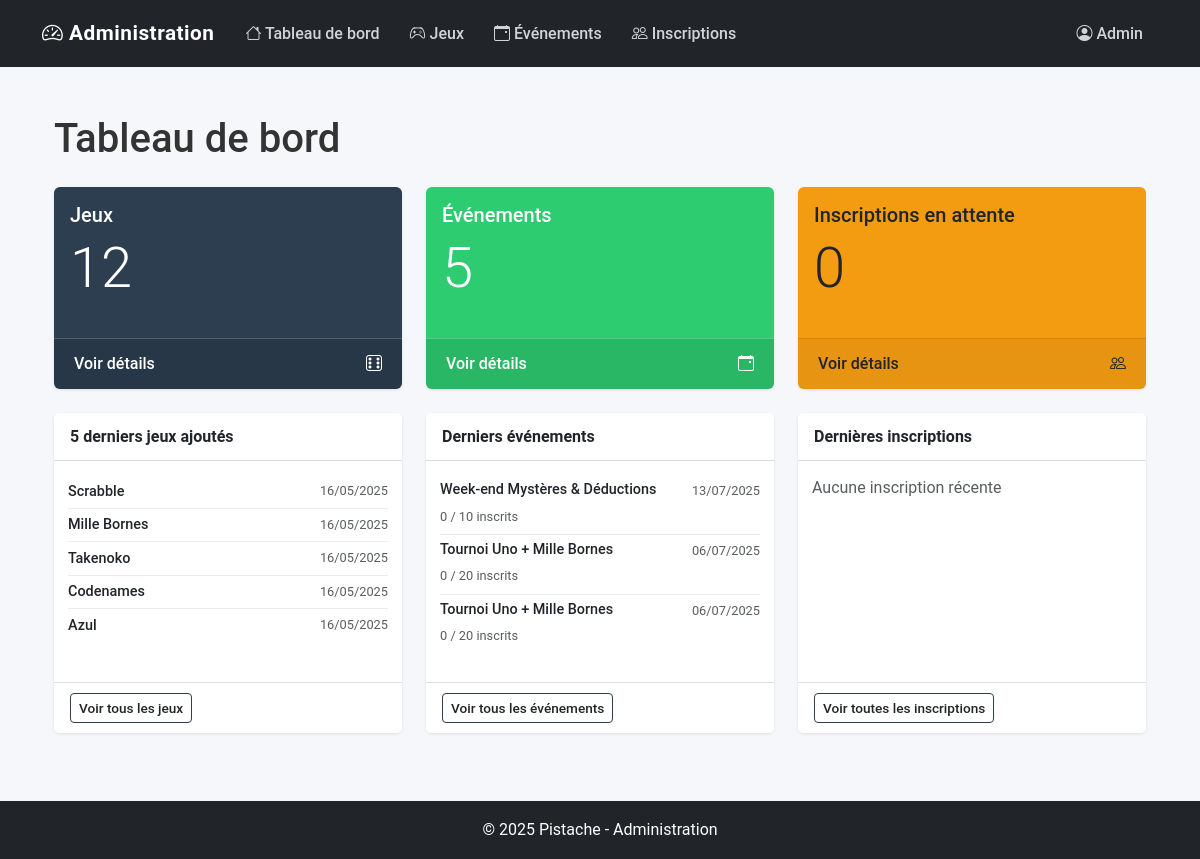
The app's page /admin/index.php (signed in), older data.
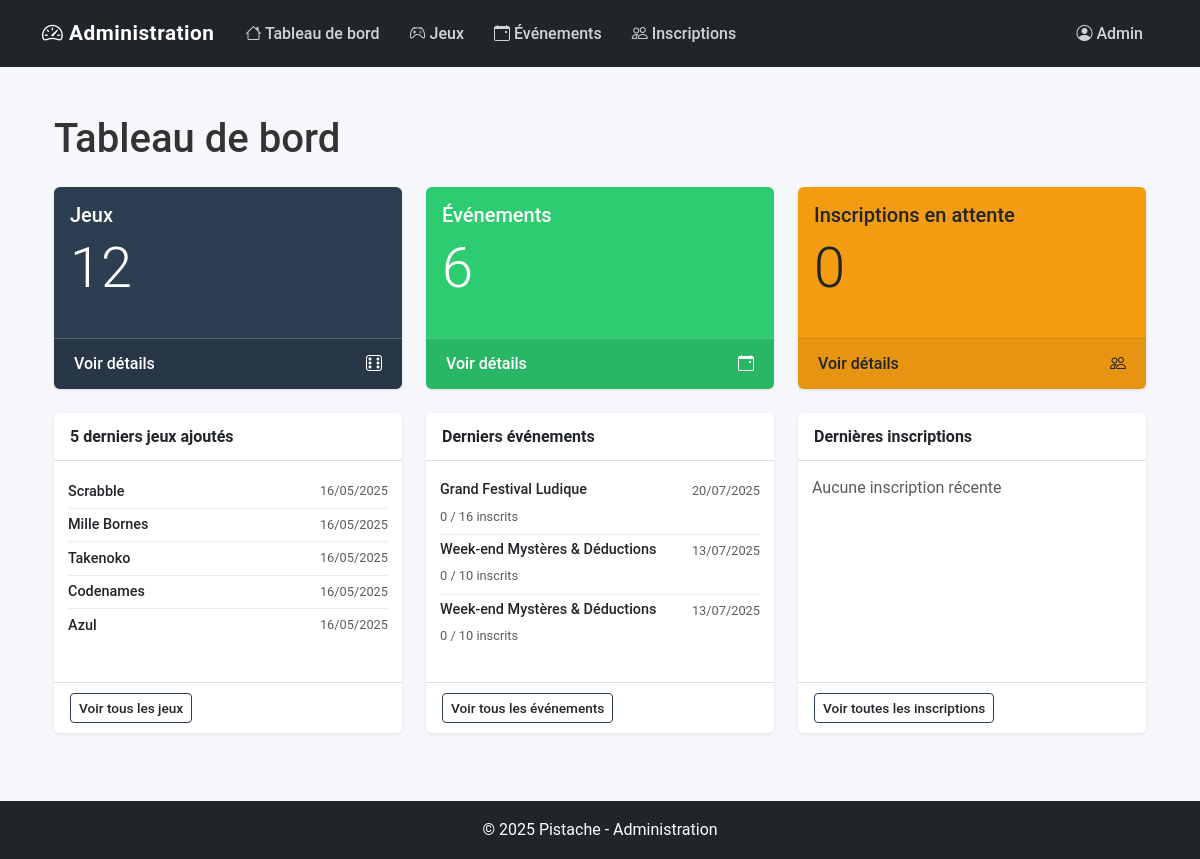
The same page, newer data.
### tables this page shows
CREATE TABLE jeux(
    id_jeux INT NOT NULL AUTO_INCREMENT,
    nom VARCHAR(50) NOT NULL UNIQUE,
    description_courte TEXT NOT NULL,
    description_longue TEXT NOT NULL,
    annee_sortie YEAR NOT NULL,
    date_ajout DATE NOT NULL,
    id_genre INT NOT NULL,
    id_type INT NOT NULL,
    CONSTRAINT PK_JEUX PRIMARY KEY (id_jeux),
    CONSTRAINT FK_GENRE FOREIGN KEY (id_genre) REFERENCES genre (id_genre),
    CONSTRAINT FK_TYPE FOREIGN KEY (id_type) REFERENCES type (id_type)
);

CREATE TABLE evenement(
    id_evenement INT NOT NULL AUTO_INCREMENT,
    titre VARCHAR(100) NOT NULL,
    description TEXT NOT NULL,
    date_debut DATE NOT NULL,
    date_fin DATE NOT NULL,
    capacite_max INT NOT NULL,
    duree_type VARCHAR(50) NOT NULL,
    CONSTRAINT PK_EVENT PRIMARY KEY (id_evenement)
);

### admin/index.php (the view, shortened to what the changed rows need)
<?php
try {
    $pdo = connexionBDD();
    $stmt = $pdo->query("SELECT COUNT(*) FROM evenement");
    $nbEvenements = $stmt->fetchColumn();
    $stmt = $pdo->query("SELECT id_jeux, nom, date_ajout FROM jeux
                        ORDER BY date_ajout DESC, id_jeux DESC LIMIT 5");
    $derniersJeux = $stmt->fetchAll(PDO::FETCH_ASSOC);
    $stmt = $pdo->query("SELECT id_evenement, titre, date_debut, date_fin, capacite_max FROM evenement
                        ORDER BY date_debut DESC LIMIT 3");
    $derniersEvenements = $stmt->fetchAll(PDO::FETCH_ASSOC);
} catch (PDOException $e) {
    $message = "Erreur: " . $e->getMessage();
}
include_once 'includes/admin-header.php';
?>
    <div class="container mt-4">
        <h1>Tableau de bord</h1>
        <div class="row mt-4">
            <div class="col-md-4 mb-4">
                <div class="card bg-success text-white h-100">
                    <div class="card-body">
                        <h5 class="card-title">Événements</h5>
                        <p class="card-text display-4"><?php echo $nbEvenements; ?></p>
                    </div>
                </div>
            </div>
        </div>
        <div class="row dashboard-section">
            <div class="col-md-4">
                <div class="card dashboard-cards dashboard-uniform-height">
                    <div class="card-body">
                        <?php if (empty($derniersJeux)): ?>
                            <p class="text-muted mb-0">Aucun jeu disponible</p>
                        <?php else: ?>
                            <div class="list-group list-group-flush">
                                <?php foreach ($derniersJeux as $jeu): ?>
                                    <div class="list-group-item px-0">
                                        <div class="d-flex w-100 justify-content-between align-items-center">
                                            <h6 class="mb-0 me-2"><?php echo htmlspecialchars($jeu['nom']); ?></h6>
                                            <small class="text-muted">
                                                <?php echo $jeu['date_ajout'] ? date('d/m/Y', strtotime($jeu['date_ajout'])) : 'N/A'; ?>
                                            </small>
                                        </div>
                                    </div>
                                <?php endforeach; ?>
                            </div>
                        <?php endif; ?>
                    </div>
                </div>
            </div>
            <div class="col-md-4">
                <div class="card dashboard-cards dashboard-uniform-height">
                    <div class="card-body">
                        <?php if (empty($derniersEvenements)): ?>
                            <p class="text-muted mb-0">Aucun événement disponible</p>
                        <?php else: ?>
                            <div class="list-group list-group-flush">
                                <?php foreach ($derniersEvenements as $evenement): ?>
                                    <div class="list-group-item px-0">
                                        <div class="d-flex w-100 justify-content-between align-items-start">
                                            <div class="me-2">
                                                <h6 class="mb-1"><?php echo htmlspecialchars($evenement['titre']); ?></h6>
                                                <small class="text-muted">
                                                    <?php echo $evenement['nb_inscrits']; ?> / <?php echo $evenement['capacite_max']; ?> inscrits
                                                </small>
                                            </div>
                                            <small class="text-muted">
                                                <?php echo date('d/m/Y', strtotime($evenement['date_debut'])); ?>
                                            </small>
                                        </div>
                                    </div>
                                <?php endforeach; ?>
                            </div>
                        <?php endif; ?>
                    </div>
                </div>
            </div>
        </div>
    </div>
<?php include_once 'includes/admin-footer.php'; ?>

Row changes from the older to the newer data that the page shows:
no longer on this page (row unchanged): evenement: titre "Tournoi Uno + Mille Bornes", nb_inscrits "0", capacite_max "20", date_debut "06/07/2025"
added evenement: titre "Grand Festival Ludique", nb_inscrits "0", capacite_max "16", date_debut "20/07/2025"
now on one of the page's lists (row unchanged): evenement: titre "Week-end Mystères & Déductions", capacite_max "10", date_debut "13/07/2025"
Text that changed along with them:
$nbEvenements: "5" → "6"
